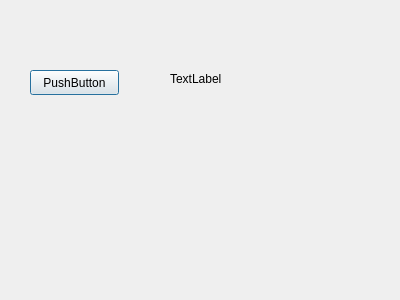
<?xml version="1.0" encoding="UTF-8"?>
<ui version="4.0">
 <class>InfoDialog</class>
 <widget class="QDialog" name="InfoDialog">
  <property name="geometry">
   <rect>
    <x>0</x>
    <y>0</y>
    <width>400</width>
    <height>300</height>
   </rect>
  </property>
  <property name="windowTitle">
   <string>Dialog</string>
  </property>
  <widget class="QPushButton" name="button">
   <property name="geometry">
    <rect>
     <x>30</x>
     <y>70</y>
     <width>89</width>
     <height>25</height>
    </rect>
   </property>
   <property name="text">
    <string>PushButton</string>
   </property>
  </widget>
  <widget class="QLabel" name="label">
   <property name="geometry">
    <rect>
     <x>170</x>
     <y>70</y>
     <width>67</width>
     <height>17</height>
    </rect>
   </property>
   <property name="text">
    <string>TextLabel</string>
   </property>
  </widget>
 </widget>
 <resources/>
 <connections/>
</ui>
